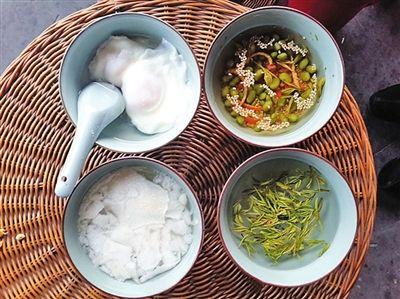
//> input picture Hough/wan.jpg, 400 x 299 px, given in place of the camera
$ ./Hough   (built with g++ and OpenCV 4)
//> lines starting //> are read from the running program, lines starting //| are printed output that depends on the picture; after the words box and inside, x2 and y2 are one past the last pixel; in counts of white or black regions, pixels touching at a corner belong together
#include <opencv2/highgui/highgui.hpp>
#include <opencv2/imgproc/imgproc.hpp>
#include <iostream>
#include <stdio.h>

using namespace cv;
using namespace std;

int main()
{
	VideoCapture capture(0);
	while (1) {
		Mat src, src_gray, re;
		//src = imread("D:/AAwork/yuan.jpg");
		capture >> src;
//> src is the input picture: 299 rows x 400 cols, CV_8UC3; mean B, G, R 118.2, 127.3, 142.5
		if (!src.data)
		{
			return -1;
		}
		cvtColor(src, src_gray, COLOR_BGR2GRAY);
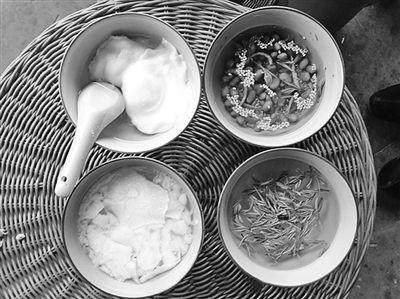
//> src_gray: 299 rows x 400 cols, CV_8UC1; min 0, max 255, mean 130.8
		GaussianBlur(src_gray, src_gray, Size(9, 9), 2, 2);
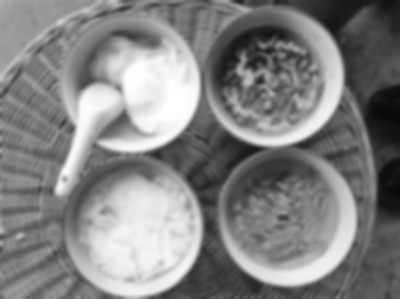
//> src_gray: 299 rows x 400 cols, CV_8UC1; min 8, max 255, mean 130.8
		resize(src_gray, re, Size(320, 240));
		vector<Vec3f> circles;

		HoughCircles(re, circles, HOUGH_GRADIENT, 1, 150, 100, 60, 5, 200);//1,最小距离,canny阈值,检测阈值,最小半径,最大
//> circles = 2 circles (x, y, radius): [229.5, 174.5, 54.4], [103.5, 65.5, 57]

		for (size_t i = 0; i < circles.size(); i++)
		{
			Point center(cvRound(circles[i][0]), cvRound(circles[i][1]));
			int radius = cvRound(circles[i][2]);
			// circle center
			circle(src, center, 3, Scalar(255, 0, 0), -1, 8, 0);
			// circle outline
			circle(src, center, radius, Scalar(255, 0, 0), 3, 8, 0);
		}
//> this loop made 2 passes
//> (center, radius) on passes 1 to 2: (Point(230, 174), 54), (Point(104, 66), 57)
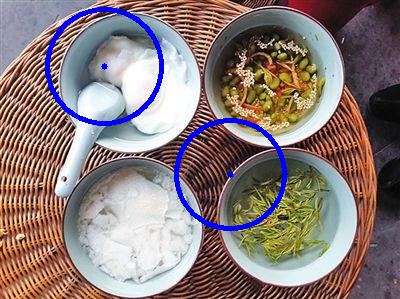
//> src: 299 rows x 400 cols, CV_8UC3; 2.96% of pixels changed, all inside (x1, y1, x2, y2) = (45, 7, 287, 231)

		namedWindow("Hough Circle Transform Demo", WINDOW_AUTOSIZE);
		imshow("Hough Circle Transform Demo", src);

		waitKey(10);
	}
		return 0;
}

$ run again, on Hough/yuan.jpg
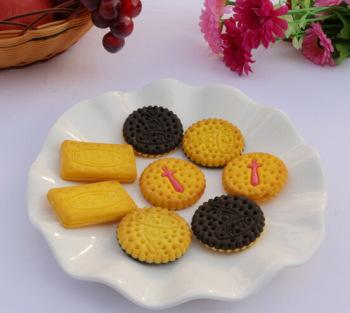
//> input picture Hough/yuan.jpg, 350 x 313 px, given in place of the camera
//> src is the input picture: 313 rows x 350 cols, CV_8UC3; mean B, G, R 135.9, 148.8, 171.2
//> `GaussianBlur(src_gray, src_gray, Size(9, 9), 2, 2);`:
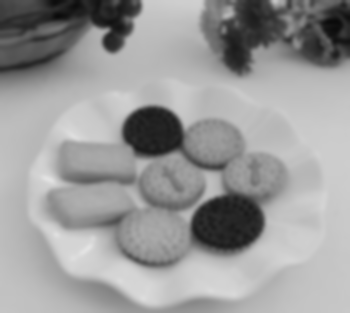
//> src_gray: 313 rows x 350 cols, CV_8UC1; min 10, max 227, mean 154
//> `resize(src_gray, re, Size(320, 240));`:
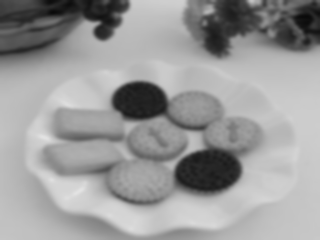
//> re: 240 rows x 320 cols, CV_8UC1; min 10, max 227, mean 153.9
//> circles = empty
